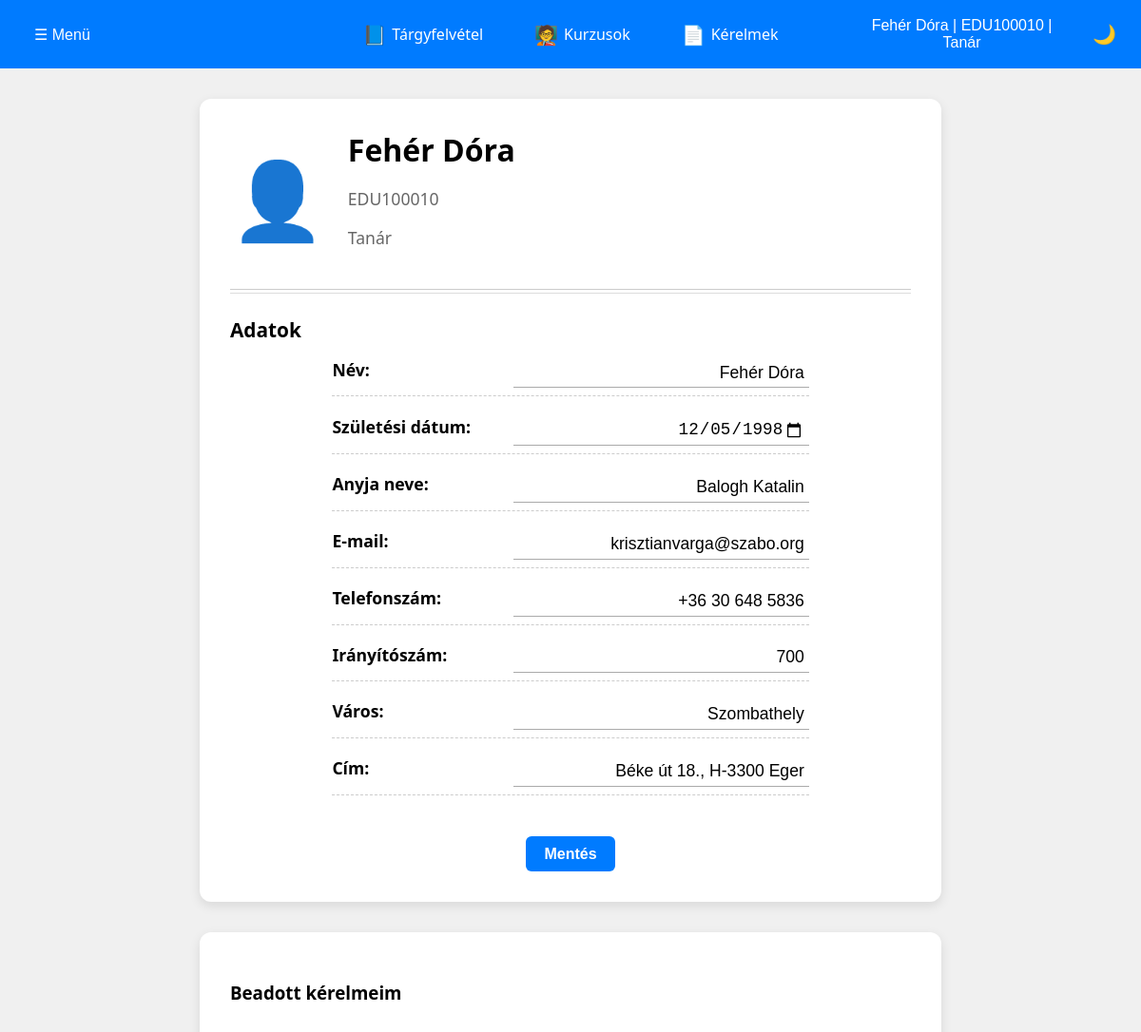
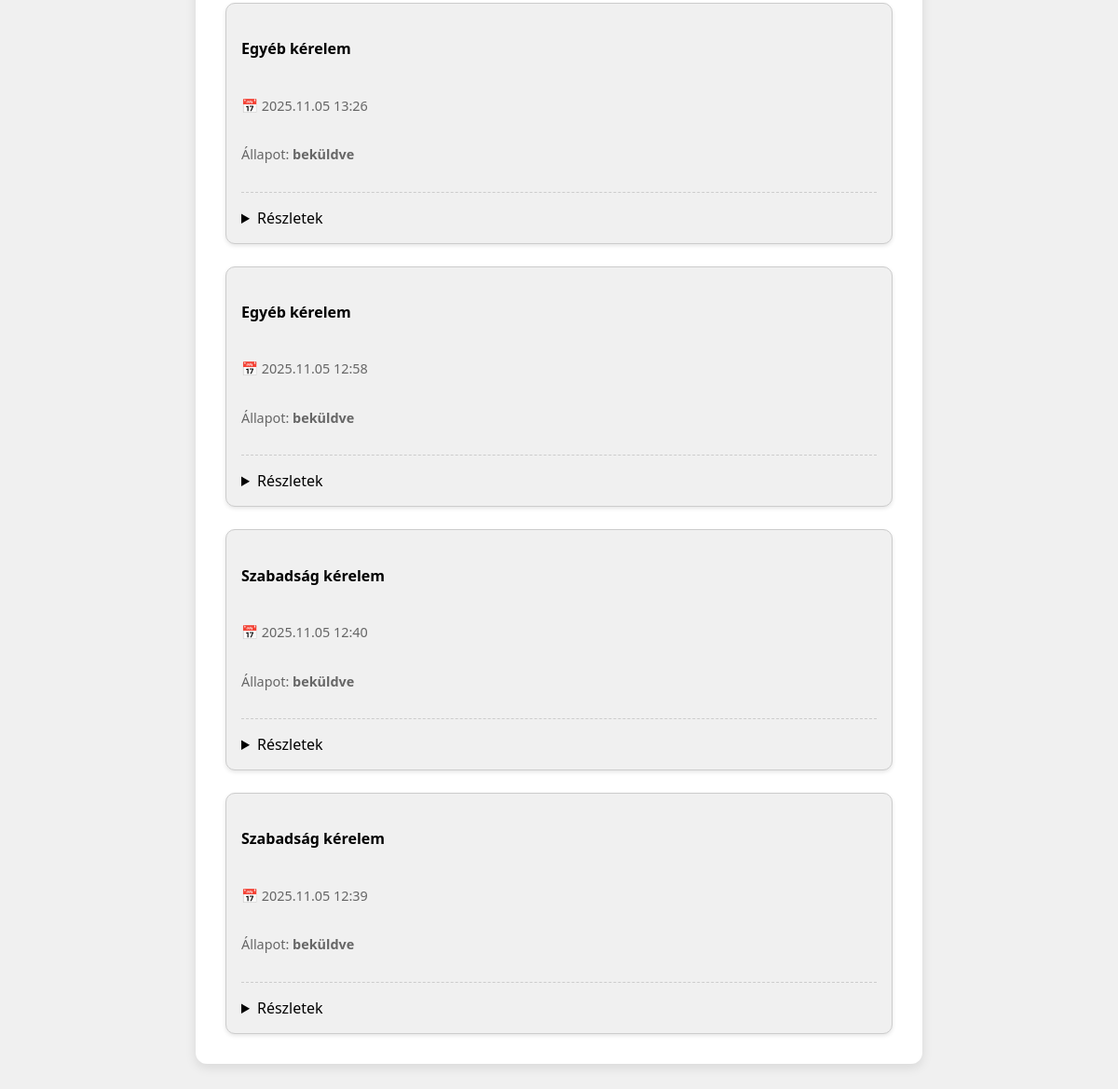
/teacher/profile.php (signed in), run on the app's committed database (2 pictures, top to bottom).
### tables this page shows
CREATE TABLE users (
    id INT AUTO_INCREMENT PRIMARY KEY,
    name VARCHAR(100) NOT NULL,
    eduportal_id VARCHAR(20) NOT NULL UNIQUE,
    email VARCHAR(100) NOT NULL,
    phone VARCHAR(20),
    password_hash VARCHAR(255) NOT NULL,
    postal_code VARCHAR(10),
    city VARCHAR(100),
    address VARCHAR(255),
    birth_date DATE,
    mothers_name VARCHAR(100),
    role ENUM('hallgato', 'tanar', 'admin') NOT NULL DEFAULT 'hallgato',
    course_code VARCHAR(20),
	financing_type ENUM('állami', 'önköltséges') NOT NULL,
    created_at TIMESTAMP DEFAULT CURRENT_TIMESTAMP,
	updated_at TIMESTAMP DEFAULT CURRENT_TIMESTAMP ON UPDATE CURRENT_TIMESTAMP
);

CREATE TABLE student_requests (
    id INT NOT NULL AUTO_INCREMENT PRIMARY KEY,
    users_eduportal_ID VARCHAR(20) NOT NULL,
    template_id INT NOT NULL,
    submitted_at DATETIME DEFAULT CURRENT_TIMESTAMP,
    status ENUM('beküldve', 'elfogadva', 'elutasítva', 'módosításra visszaküldve') DEFAULT 'beküldve',
    reviewed_at DATETIME,
    admin_comment TEXT,
	created_at DATETIME DEFAULT CURRENT_TIMESTAMP,
    updated_at DATETIME DEFAULT CURRENT_TIMESTAMP ON UPDATE CURRENT_TIMESTAMP,

    FOREIGN KEY (users_eduportal_ID) REFERENCES users(eduportal_id),
    FOREIGN KEY (template_id) REFERENCES request_templates(id)
);

CREATE TABLE request_templates (
    id INT NOT NULL AUTO_INCREMENT PRIMARY KEY,
    title VARCHAR(255) NOT NULL,
    description TEXT,
    to_who TEXT,

    version INT NOT NULL DEFAULT 1,
    previous_version_id INT NULL,
	is_active TINYINT(1) NOT NULL DEFAULT 1,

    created_at DATETIME DEFAULT CURRENT_TIMESTAMP,
    updated_at DATETIME DEFAULT CURRENT_TIMESTAMP ON UPDATE CURRENT_TIMESTAMP,

    CONSTRAINT fk_prev_version
        FOREIGN KEY (previous_version_id)
        REFERENCES request_templates(id)
        ON DELETE SET NULL
);

### PHP_Header/t_profile.php (called while the page is built, shortened)
<?php
$eduportal_id = $_SESSION['eduportal_id'];
global $conn;
$user_sql = "
SELECT name
FROM users
WHERE eduportal_id = ?";
$user_stmt = $conn->prepare($user_sql);
$user_stmt->bind_param("s", $eduportal_id);
$user_stmt->execute();
$user_result = $user_stmt->get_result();
$user = $user_result->fetch_assoc();
$user_name = $user['name'] ?? 'Ismeretlen';
$user_course = "Tanár";
$profile_sql = "
SELECT u.name,
       u.birth_date,
       u.mothers_name,
       u.email,
       u.phone,
       u.postal_code,
       u.city,
       u.address
FROM users u
WHERE eduportal_id = ?";
$profile_stmt = $conn->prepare($profile_sql);
$profile_stmt->bind_param("s", $eduportal_id);
$profile_stmt->execute();
$profile_result = $profile_stmt->get_result();
$field_types = [];
$type_query = $conn->query("SHOW COLUMNS FROM users");
while ($col = $type_query->fetch_assoc()) {
    $field_types[$col['Field']] = $col['Type'];
}
$submitted_sql = "
SELECT sr.id AS request_id,
       sr.submitted_at,
       sr.status,
       sr.admin_comment,
       rt.title,
       rt.description
FROM student_requests sr
JOIN request_templates rt ON rt.id = sr.template_id
WHERE sr.users_eduportal_ID = ?
ORDER BY sr.submitted_at DESC
";
$submitted_stmt = $conn->prepare($submitted_sql);
$submitted_stmt->bind_param("s", $eduportal_id);
$submitted_stmt->execute();
$submitted_result = $submitted_stmt->get_result();
$submitted_requests = [];
while ($row = $submitted_result->fetch_assoc()) {
    $submitted_requests[$row['request_id']] = $row;
}
$field_values_sql = "
SELECT fv.request_id,
       tf.label,
       fv.field_value,
       fv.admin_suggestion
FROM student_request_field_values fv
JOIN request_template_fields tf ON tf.id = fv.field_id
WHERE fv.request_id IN (" . implode(',', array_keys($submitted_requests) ?: [0]) . ")
ORDER BY fv.request_id, tf.id
";
$field_values_result = $conn->query($field_values_sql);
while ($row = $field_values_result->fetch_assoc()) {
    $submitted_requests[$row['request_id']]['fields'][] = $row;
}

### teacher/profile.php (the view, shortened to what this page needs)
<?php
require_once __DIR__ . '/../PHP_Header/t_profile.php';
?>
<!DOCTYPE html>
<html lang="hu">
    <head>
        <link rel="stylesheet" href="../CSS/site_style.css">
        <link rel="stylesheet" href="../CSS/profile.css">
    </head>
    <body>
        <header>
            <div class="menu">
                <div class="dropdown">
                    <button id="dropdownToggleL" class="dropbtn">☰ Menü </button>
                </div>
            </div>
            <nav class="main-nav">
                <a href="course_offering.php"><span class="icon">📘</span> Tárgyfelvétel</a>
                <a href="courses.php" ><span class="icon">🧑‍🏫</span> Kurzusok</a>
                <a href="request.php"><span class="icon">📄</span> Kérelmek</a>
            </nav>
            <div class="user-menu">
                <div class="dropdown">
                    <button id="dropdownToggleR" class="dropbtn">
                        <?php echo htmlspecialchars($user_name); ?> |
                        <?php echo htmlspecialchars($eduportal_id); ?> |
                        <?php echo htmlspecialchars($user_course); ?>
                    </button>
                </div>
                <div class="theme-switcher">
                    <button id="theme-toggle" class="theme-btn">🌙</button>
                </div>
            </div>
        </header>
        <main>
            <div class="profile-card">
                <div class="profile-header">
                    <div class="icon">👤</div>
                    <div class="user-info">
                        <h2><?= htmlspecialchars($user_name) ?></h2>
                        <p class="edu-id"><?= htmlspecialchars($eduportal_id) ?></p>
                        <p class="edu-id"><?= htmlspecialchars($user_course) ?></p>
                    </div>
                </div>
                <hr class="double-line">
                <h3 class="section-title">Adatok</h3>
                <form id="profile-form" class="profile-details" method="post" action="../POST/profile_post.php">
                    <?php
                    $label_map = [
                        'name' => 'Név',
                        'birth_date' => 'Születési dátum',
                        'mothers_name' => 'Anyja neve',
                        'email' => 'E-mail',
                        'phone' => 'Telefonszám',
                        'eduportal_id' => 'EduID',
                        'szak_nev' => 'Szak',
                        'postal_code' => 'Irányítószám',
                        'city' =>'Város',
                        'address' => 'Cím',
                    ];
                    $user_data = $profile_result->fetch_assoc();
                    foreach ($user_data as $key => $value) {
                        $label = $label_map[$key] ?? ucfirst(str_replace('_', ' ', $key));
                        $readonly = $key === 'eduportal_id' ? 'readonly' : '';
                        $input_type = 'text';
                        if (isset($field_types[$key])) {
                            if (str_contains($field_types[$key], 'date')) {
                                $input_type = 'date';
                            } elseif (str_contains($field_types[$key], 'int')) {
                                $input_type = 'number';
                            } elseif (str_contains($field_types[$key], 'email')) {
                                $input_type = 'email';
                            } elseif (str_contains($field_types[$key], 'varchar')) {
                                $input_type = 'text';
                            }
                        }
                        echo "
                            <div class='detail-row'>
                                <label for='{$key}' class='label'>{$label}:</label>
                                <input type='{$input_type}' id='{$key}' name='{$key}' class='value' value='" . htmlspecialchars($value) . "' {$readonly}>
                            </div>
                            ";
                    }
                    ?>
                    <button type="submit" name="profile_save_data" class="save-btn">Mentés</button>
                </form>
            </div>
            <div class="profile-card">
                <h3>Beadott kérelmeim</h3>
                <?php if (empty($submitted_requests)): ?>
                    <p>Nincs beadott kérelmed.</p>
                <?php else: ?>
                    <div class="submitted-requests">
                        <?php foreach ($submitted_requests as $req): ?>
                            <div class="submitted-request-card">
                                <div class="submitted-header">
                                    <h4><?= htmlspecialchars($req['title']) ?></h4>
                                    <p class="submission-date">📅 <?= date("Y.m.d H:i", strtotime($req['submitted_at'])) ?></p>
                                    <p class="status">Állapot: <strong><?= htmlspecialchars($req['status']) ?></strong></p>
                                </div>
                                <details class="submitted-details">
                                    <summary>Részletek</summary>
                                </details>
                            </div>
                        <?php endforeach; ?>
                    </div>
                <?php endif; ?>
            </div>
        </main>
    </body>
</html>

### CSS/site_style.css (style rules this page uses)
:root { --background-light: #f0f0f0; --background-dark: #1e1e1e; --text-dark: #000000; --text-light: #ffffff; --primary-color: #007bff; --secondary-color: #ffa500; --dropdown-bg: #ffffff; --dropdown-bg-dark: #333333; --primary-hover: #0056b3; --card-background-light: white; --card-background-dark: black; }
body { margin: 0; font-family: "Segoe UI", sans-serif; background-color: var(--background-light); color: var(--text-dark); min-height: 100vh; display: flex; flex-direction: column; }
header { display: flex; justify-content: space-between; align-items: center; background-color: var(--primary-color); color: var(--text-light); padding: 10px 20px; width: 100%; box-sizing: border-box; }
.menu, .user-menu { flex: 1; }
.user-menu { display: flex; align-items: center; justify-content: flex-end; gap: 10px; }
.main-nav { display: flex; justify-content: center; gap: 30px; flex: 2; }
.main-nav a { color: var(--text-light); text-decoration: none; font-size: 16px; display: flex; align-items: center; gap: 6px; padding: 8px 12px; transition: background-color 0.3s; }
.dropdown { position: relative; display: inline-block; }
.dropbtn { background-color: transparent; color: var(--text-light); border: none; font-size: 16px; cursor: pointer; padding: 8px 16px; }
.user-menu .dropdown { position: relative; }
.theme-switcher { display: flex; gap: 10px; }
.theme-btn { background: none; border: none; color: var(--text-light); font-size: 20px; cursor: pointer; }
.icon { font-size: 20px; }

### CSS/profile.css (style rules this page uses)
.profile-card { width: 65%; margin: 2rem auto; background-color: var(--card-background-light); border-radius: 12px; padding: 2rem; box-shadow: 0 4px 12px rgba(0, 0, 0, 0.1); box-sizing: border-box; }
.profile-header { display: flex; align-items: center; gap: 1.5rem; margin-bottom: 1.5rem; }
.profile-header .icon { font-size: 5rem; color: var(--primary-color); }
.user-info h2 { margin: 0; font-size: 2rem; color: inherit; }
.user-info .edu-id { font-size: 1.1rem; color: #666; }
.double-line { border: none; border-top: 1px solid #ccc; border-bottom: 1px solid #ddd; height: 3px; margin: 1.5rem 0; }
.section-title { font-size: 1.3rem; font-weight: bold; margin-bottom: 1rem; text-align: left; color: inherit; }
.profile-details { display: flex; flex-direction: column; align-items: center; gap: 1.2rem; }
.detail-row { display: flex; justify-content: space-between; width: 70%; border-bottom: 1px dashed #ccc; padding-bottom: 0.5rem; font-size: 1.1rem; }
.detail-row .label { font-weight: 600; color: var(--text-dark); }
.detail-row .value { text-align: right; color: var(--text-dark); }
.profile-details input { background: transparent; border: none; border-bottom: 1px solid #aaa; padding: 0.3rem; width: 60%; text-align: right; font-size: 1.1rem; color: inherit; }
.save-btn { margin-top: 1.5rem; padding: 0.6rem 1.2rem; background-color: var(--primary-color); border: none; color: white; font-weight: bold; font-size: 1rem; border-radius: 6px; cursor: pointer; transition: background-color 0.3s ease; }
.submitted-requests { margin-top: 2rem; display: flex; flex-direction: column; gap: 1.5rem; }
.submitted-request-card { border: 1px solid #ccc; border-radius: 10px; padding: 1rem; background-color: var(--background-light); box-shadow: 0 2px 4px rgba(0,0,0,0.1); }
.submitted-header { display: flex; flex-direction: column; gap: 0.3rem; }
.submission-date, .status { font-size: 0.9rem; color: #666; }
.submitted-details { margin-top: 1rem; border-top: 1px dashed #ccc; padding-top: 1rem; }

### data on the page
users: name "Fehér Dóra", birth_date "12/05/1998", mothers_name "Balogh Katalin", email "krisztianvarga@szabo.org", phone "+36 30 648 5836", postal_code "700", city "Szombathely", address "Béke út 18., H-3300 Eger"
student_requests: template.title "Egyéb kérelem", submitted_at "2025.11.05 13:26", status "beküldve"
student_requests: template.title "Egyéb kérelem", submitted_at "2025.11.05 12:58", status "beküldve"
student_requests: template.title "Szabadság kérelem", submitted_at "2025.11.05 12:40", status "beküldve"
student_requests: template.title "Szabadság kérelem", submitted_at "2025.11.05 12:39", status "beküldve"

### other printed values
$eduportal_id "EDU100010"
$user_course "Tanár"
$label "Név"
$label "Születési dátum"
$label "Anyja neve"
$label "E-mail"
$label "Telefonszám"
$label "Irányítószám"
$label "Város"
$label "Cím"
